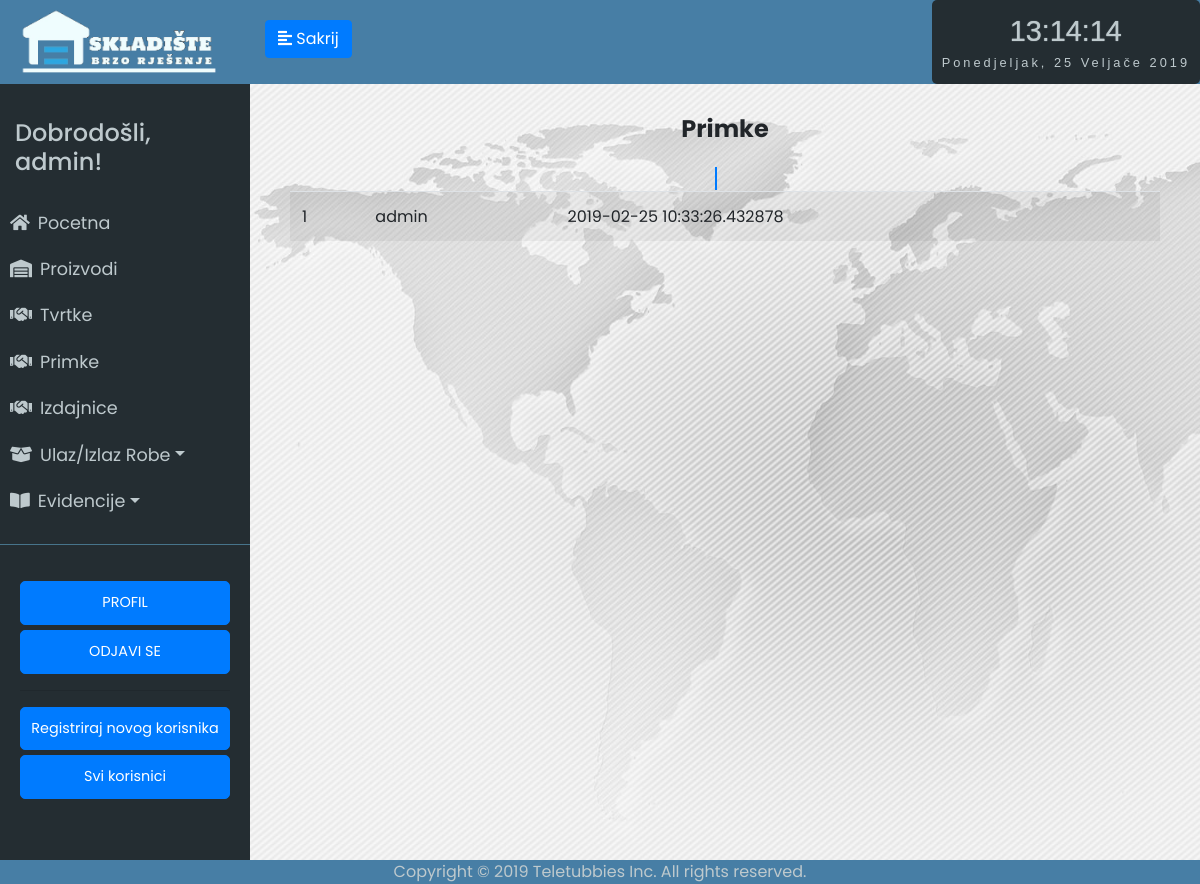
The page /receipts_unosa/1 (signed in) on the database as committed earlier.
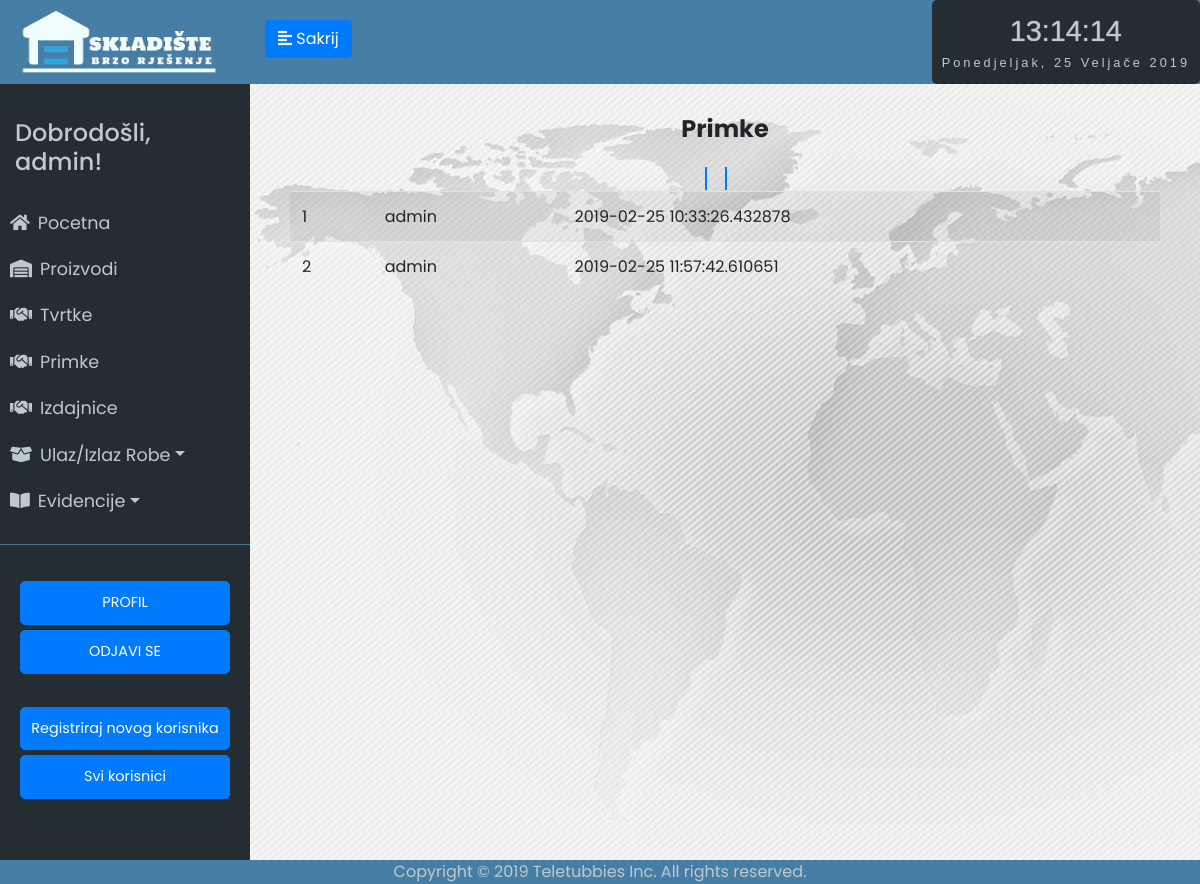
The same page on the database as committed later.
### app/models.py (models this page shows, shortened)
class Receipt(db.Model):
	id = db.Column(db.Integer, primary_key=True)
	status = db.Column(db.String(64))
	date = db.Column(db.DateTime, default=datetime.utcnow)
	receipt_type = db.Column(db.String(64))
	evidencija = db.relationship('Evidencija', backref='receipt', lazy='dynamic')

class User(UserMixin, db.Model):
	id = db.Column(db.Integer, primary_key=True)
	username = db.Column(db.String(64), index=True, unique=True)
	email = db.Column(db.String(120), index=True, unique=True)
	password_hash = db.Column(db.String(128))
	last_seen = db.Column(db.DateTime, default=datetime.utcnow)
	evidencija = db.relationship('Evidencija', backref='user', lazy='dynamic')

### app/routes.py (the view)
@app.route('/receipts_unosa/<int:page_num>')
@login_required
def receipts_unosa(page_num):
	receipts = Receipt.query.filter_by(receipt_type="unos", status="active").paginate(per_page=7, page=page_num, error_out=True)
	return render_template('receipts_unosa.html', title='Racuni', receipts=receipts)

### app/models.py (called while the page is built)
@login.user_loader
def load_user(id):
	return User.query.get(int(id))

### app/routes.py (called while the page is built)
@app.before_request
def before_request():
	if current_user.is_authenticated:
		current_user.last_seen = datetime.utcnow()
		db.session.commit()

### app/templates/receipts_unosa.html (shortened to what this page needs)
{% extends "base.html" %}
{% block content %}
<div class="unos-p">
    <h4><strong>Primke</strong></h4>
    <table class="table table-striped">
    {% for receipt in receipts.items %}
        <a href="/receipt/{{receipt.id}}" class="dekoracija"><tr>
            <td>{{ receipt.id }}</td>
            <td>{{ receipt.evidencija.first().user.username }}</td>
            <td>{{ receipt.date }}</td>
        </tr></a>
    {% endfor %}
    </table>
{% endblock %}

Rows that differ between the two databases and show on the page:
added Receipt: id "2", evidencija.first "admin", date "2019-02-25 11:57:42.610651"
